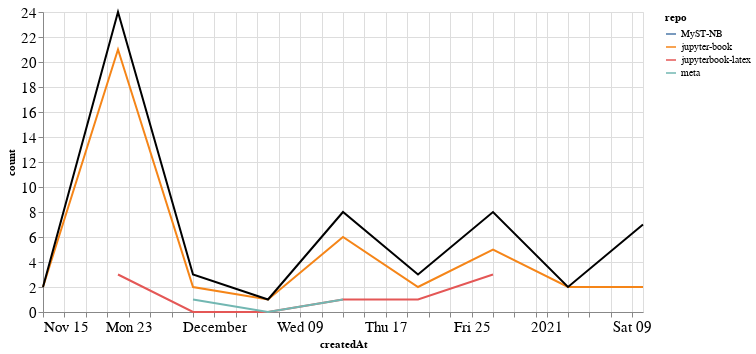

Notebook code cell kept with this figure:
### Markdown cell above
### Comments

### Code cell
comments_time = comments.groupby('repo').resample('W', on='createdAt').count()['author'].reset_index()
comments_time = comments_time.rename(columns={'author': 'count'})
comments_time_total = comments_time.groupby('createdAt').agg({"count": "sum"}).reset_index()
ch1 = alt.Chart(comments_time, width=600).mark_line().encode(
    x='createdAt',
    y='count',
    color='repo',
    tooltip="repo"
)

ch2 = alt.Chart(comments_time_total, width=600).mark_line(color="black").encode(
    x='createdAt',
    y='count',
)

ch1 + ch2

### Figure 1 — Vega-Lite specification as saved in the notebook (floating-point values rounded to 4 significant figures)
{"config": {"axisLeft": {"labelFontSize": 15}, "axisBottom": {"labelFontSize": 15}}, "layer": [{"data": {"name": "data-178236c66477991c73ab1044e43ba379"}, "mark": "line", "encoding": {"color": {"type": "nominal", "field": "repo"}, "tooltip": {"type": "nominal", "field": "repo"}, "x": {"type": "temporal", "field": "createdAt"}, "y": {"type": "quantitative", "field": "count"}}, "width": 600}, {"data": {"name": "data-86c96b1bef8e78518f7c72a068fd6879"}, "mark": {"type": "line", "color": "black"}, "encoding": {"x": {"type": "temporal", "field": "createdAt"}, "y": {"type": "quantitative", "field": "count"}}, "width": 600}], "$schema": "https://vega.github.io/schema/vega-lite/v4.8.1.json", "datasets": {"data-178236c66477991c73ab1044e43ba379": [{"repo": "MyST-NB", "createdAt": "2021-01-10T00:00:00", "count": 5}, {"repo": "jupyter-book", "createdAt": "2020-11-15T00:00:00", "count": 2}, {"repo": "jupyter-book", "createdAt": "2020-11-22T00:00:00", "count": 21}, {"repo": "jupyter-book", "createdAt": "2020-11-29T00:00:00", "count": 2}, {"repo": "jupyter-book", "createdAt": "2020-12-06T00:00:00", "count": 1}, {"repo": "jupyter-book", "createdAt": "2020-12-13T00:00:00", "count": 6}, {"repo": "jupyter-book", "createdAt": "2020-12-20T00:00:00", "count": 2}, {"repo": "jupyter-book", "createdAt": "2020-12-27T00:00:00", "count": 5}, {"repo": "jupyter-book", "createdAt": "2021-01-03T00:00:00", "count": 2}, {"repo": "jupyter-book", "createdAt": "2021-01-10T00:00:00", "count": 2}, {"repo": "jupyterbook-latex", "createdAt": "2020-11-22T00:00:00", "count": 3}, {"repo": "jupyterbook-latex", "createdAt": "2020-11-29T00:00:00", "count": 0}, {"repo": "jupyterbook-latex", "createdAt": "2020-12-06T00:00:00", "count": 0}, {"repo": "jupyterbook-latex", "createdAt": "2020-12-13T00:00:00", "count": 1}, {"repo": "jupyterbook-latex", "createdAt": "2020-12-20T00:00:00", "count": 1}, {"repo": "jupyterbook-latex", "createdAt": "2020-12-27T00:00:00", "count": 3}, {"repo": "meta", "createdAt": "2020-11-29T00:00:00", "count": 1}, {"repo": "meta", "createdAt": "2020-12-06T00:00:00", "count": 0}, {"repo": "meta", "createdAt": "2020-12-13T00:00:00", "count": 1}], "data-86c96b1bef8e78518f7c72a068fd6879": [{"createdAt": "2020-11-15T00:00:00", "count": 2}, {"createdAt": "2020-11-22T00:00:00", "count": 24}, {"createdAt": "2020-11-29T00:00:00", "count": 3}, {"createdAt": "2020-12-06T00:00:00", "count": 1}, {"createdAt": "2020-12-13T00:00:00", "count": 8}, {"createdAt": "2020-12-20T00:00:00", "count": 3}, {"createdAt": "2020-12-27T00:00:00", "count": 8}, {"createdAt": "2021-01-03T00:00:00", "count": 2}, {"createdAt": "2021-01-10T00:00:00", "count": 7}]}}
